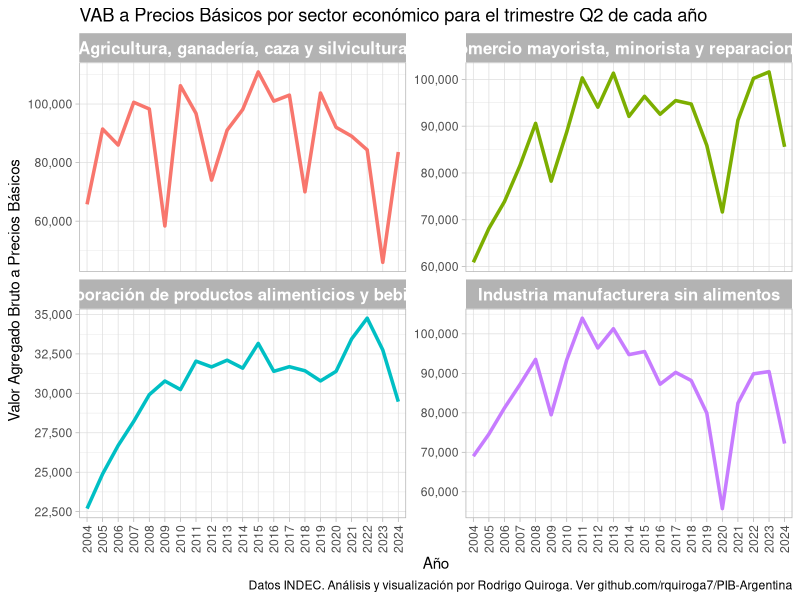
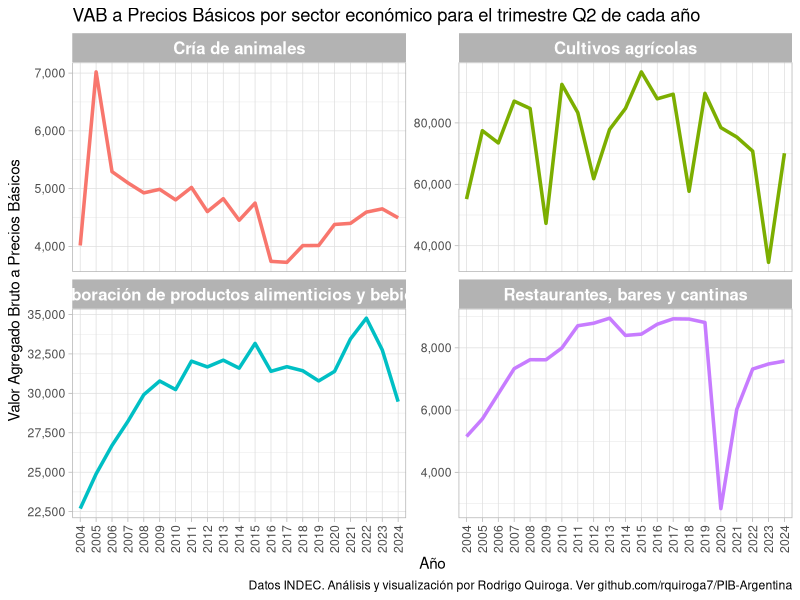
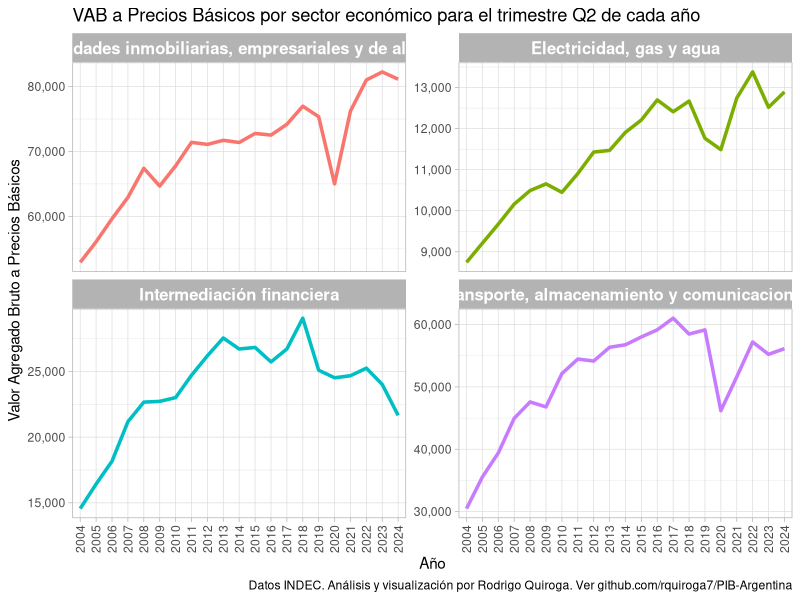
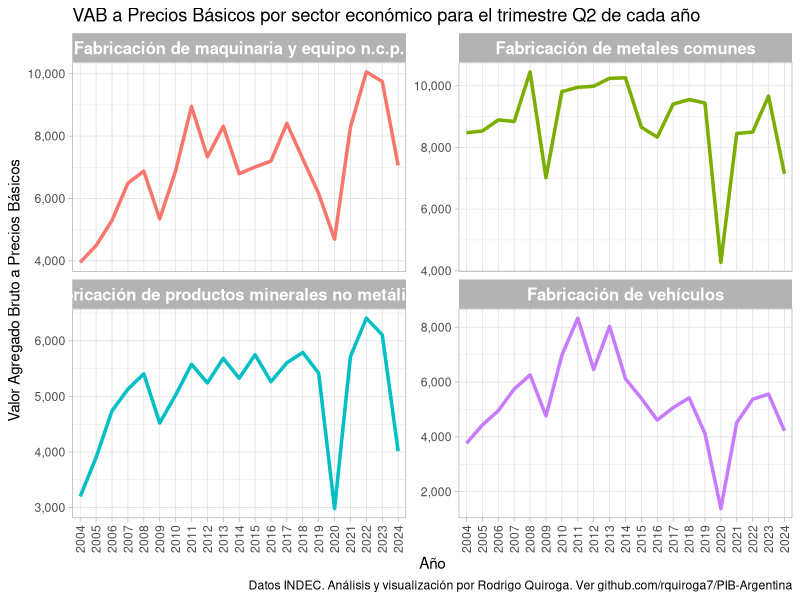
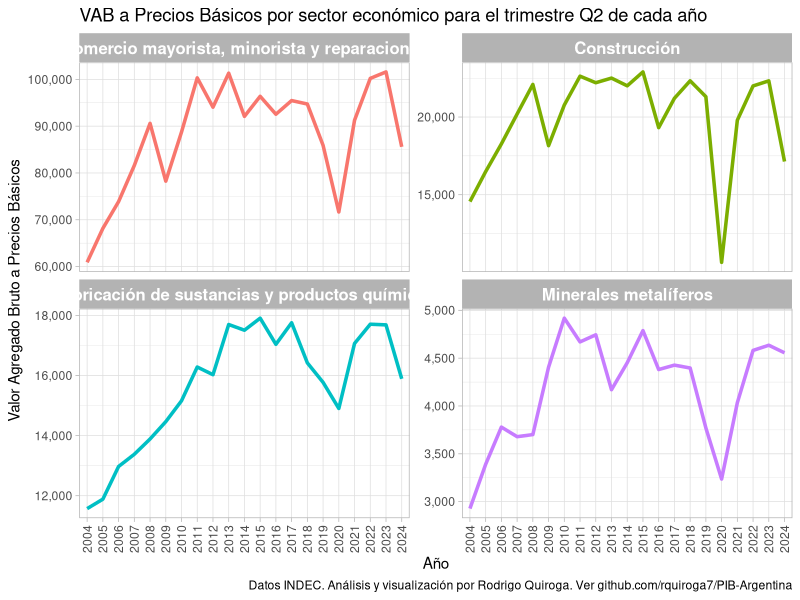
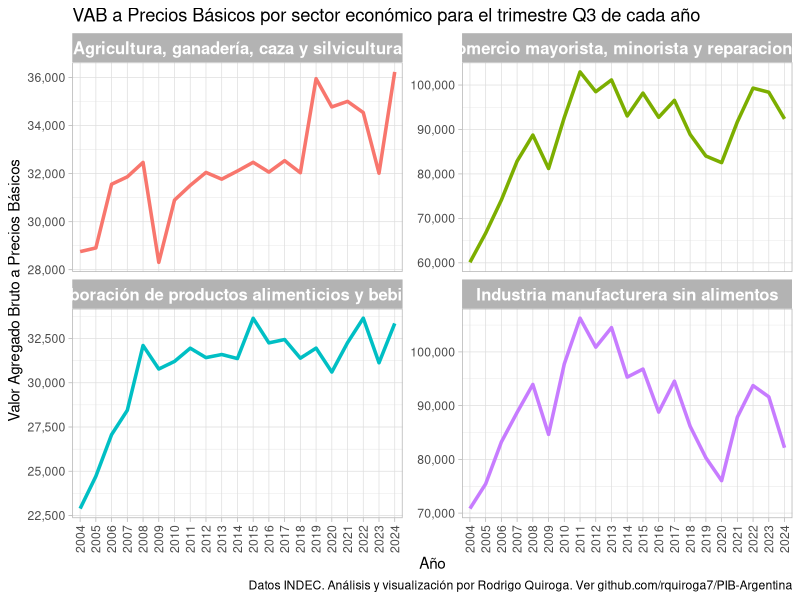
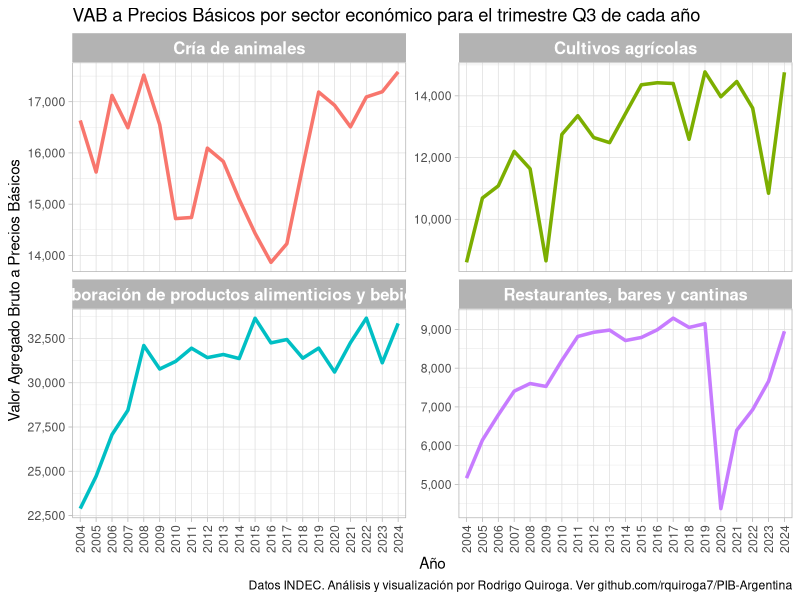
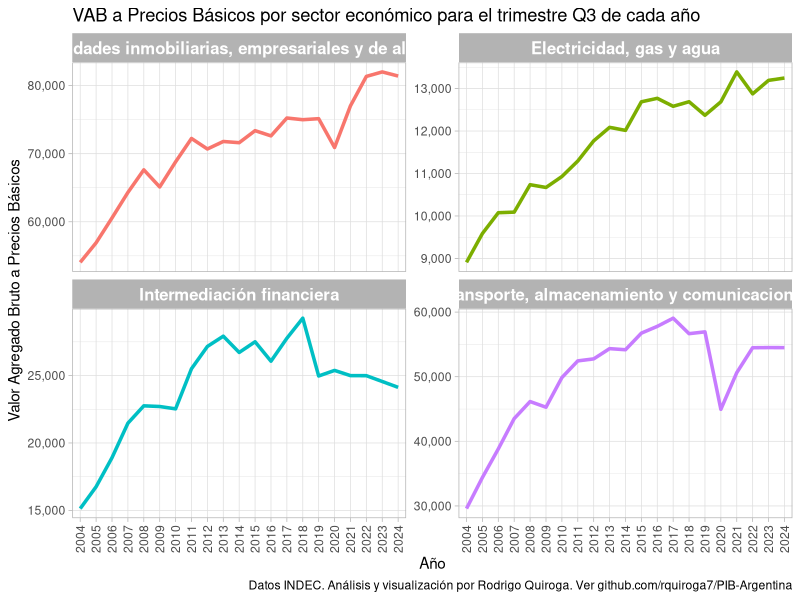

Reproduce these figures in R, in order. (Note: this script raises an error after producing the figures.)
# Load necessary libraries
library(tidyverse)
library(scales)
library(ggplot2)
# Read the CSV file
data <- read_csv("sh_VBP_VAB_12_24.csv",col_names = FALSE, skip=2)

# Identify columns to keep: column 1 and those not multiples of 6 or 6 + 1
columns_to_keep <- c(1, which(!(seq_along(data) %% 6 %in% c(0, 1))))

# Subset the data to keep only the identified columns
data <- data[, columns_to_keep]

#Remove rows 1 and 3
data <- data[-c(1,3),]
#Replace NA values with ""
data[is.na(data)] <- ""

#New dataframe combining data with years and quarters
# Replace row 2 with year row, starting at 2004, repeating 4 times each, except for 2024
years <- c("",rep(2004:2023, each = 4),2024,2024,2024)
quarters<-c("",rep(c("Q1","Q2","Q3","Q4"),times=20),c("Q1","Q2","Q3"))
data2 <- data.frame(rbind(years,quarters,data))

# Extract year and quarter information
years2 <- as.vector(data2[1, -1])
quarters2 <- as.vector(data2[2, -1])

# Extract name information
names <- as.vector(data2[-c(1, 2), 1])

# Pivot to long format
data_long <- data2[-c(1, 2), ] %>%
  pivot_longer(cols = -X1, names_to = "column", values_to = "value") %>%
  mutate(year = as.numeric(rep(years2, times = length(names))),
         quarter = rep(quarters2, times = length(names)),
         name = rep(names, each = length(years2))) %>%
  select(year, quarter, name, value)
data_long <- data_long %>%
  mutate(year = as.numeric(year),
         value = as.numeric(value))

#Create new name variable "Industria manufacturera sin alimentos", by substracting "Elaboración de productos alimenticios y bebidas" from "Industria manufacturera"
data_long <- data_long %>%
  group_by(year, quarter) %>%
  mutate(value = if_else(name == "Industria manufacturera", 
                         value - sum(value[name == "Elaboración de productos alimenticios y bebidas"], na.rm = TRUE), 
                         value),
         name = if_else(name == "Industria manufacturera", "Industria manufacturera sin alimentos", name)) %>%
  ungroup()

#Shorten some names using case_when
data_long <- data_long %>%
  mutate(name = case_when(
    name == "Fabricación de vehículos automotores, remolques y semirremolques" ~ "Fabricación de vehículos",
    name == "Extracción de minerales metalíferos. Explotación de minas y canteras n.c.p." ~ "Minerales metalíferos",
    TRUE ~ name))

# Define the plotting function
plot_evolution <- function(data, names, filename,quarters) {
  data %>%
    filter(name %in% names) %>%
    filter(quarter %in% quarters) %>%
    ggplot(aes(x = year, y = value, color = name)) +
    geom_line(size=1.2) +
    ylab("Valor Agregado Bruto a Precios Básicos") +
    xlab("Año") +
    ggtitle(paste0("VAB a Precios Básicos por sector económico para el trimestre ",quarters," de cada año")) +
    facet_wrap(~name, scales = "free_y", ncol = 2) +
    theme_light() +
    scale_y_continuous(labels = comma) +
    scale_x_continuous(expand = c(0, 0.5), minor_breaks = NULL,breaks=seq(2004,2024,1)) +
    theme(axis.text.x = element_text(angle = 90, hjust = 1, vjust = 0.5),
          legend.position = "none",
          strip.text = element_text(size = 12, face = "bold"))+
    labs(caption = "Datos INDEC. Análisis y visualización por Rodrigo Quiroga. Ver github.com/rquiroga7/PIB-Argentina")
    ggsave(paste0(filename,"_",quarters,".png"), dpi = 300)
}

# Create the plots
for (quarter in c("Q2", "Q3")) {
  plot_evolution(data_long, c("Agricultura, ganadería, caza y silvicultura", "Elaboración de productos alimenticios y bebidas", "Industria manufacturera sin alimentos", "Comercio mayorista, minorista y reparaciones"), "grandes", quarter)
  
  # suben
  plot_evolution(data_long, c("Cultivos agrícolas", "Elaboración de productos alimenticios y bebidas", "Restaurantes, bares y cantinas", "Cría de animales"), "suben", quarter)
  
  # iguales
  plot_evolution(data_long, c("Electricidad, gas y agua", "Transporte, almacenamiento y comunicaciones", "Intermediación financiera", "Actividades inmobiliarias, empresariales y de alquiler"), "iguales", quarter)
  
  # bajan1
  plot_evolution(data_long, c("Fabricación de productos minerales no metálicos", "Fabricación de metales comunes", "Fabricación de maquinaria y equipo n.c.p.", "Fabricación de vehículos"), "bajan1", quarter)
  
  # bajan2
  plot_evolution(data_long, c("Fabricación de sustancias y productos químicos", "Construcción", "Comercio mayorista, minorista y reparaciones", "Minerales metalíferos"), "bajan2", quarter)
}

data_long2 <- data_long %>%
    mutate(fecha = as.yearqtr(paste0(year, quarter)))


plot_evolutionall <- function(data, names, filename) {
  data %>%
    filter(name %in% names) %>%
    ggplot(aes(x = fecha, y = value, color = name)) +
    geom_line(size=1.2) +
    ylab("Valor Agregado Bruto a Precios Básicos") +
    xlab("Año") +
    ggtitle(paste0("VAB a Precios Básicos por sector económico para cada trimestre 2004-2024")) +
    facet_wrap(~name, scales = "free_y", ncol = 2) +
    theme_light() +
    #Label each third quarter with a dot
    geom_point(data = data %>%  filter(name %in% names) %>% filter(quarter == "Q3"), aes(x = fecha, y = value,color=name), size = 2) +
    scale_y_continuous(labels = comma) +
    zoo::scale_x_yearqtr(format = '%Y-T%q',expand = c(0, 0.22), minor_breaks = NULL, breaks = seq(2004.50, 2024.50, 1)) +
    theme(axis.text.x = element_text(angle = 90, hjust = 1, vjust = 0.5),
          legend.position = "none",
          strip.text = element_text(size = 12, face = "bold"))+
    labs(caption = "Datos INDEC. Análisis y visualización por Rodrigo Quiroga. Ver github.com/rquiroga7/PIB-Argentina")
    ggsave(paste0(filename,".png"), dpi = 300)
}

plot_evolutionall(data_long2, c("Agricultura, ganadería, caza y silvicultura", "Elaboración de productos alimenticios y bebidas", "Industria manufacturera sin alimentos", "Comercio mayorista, minorista y reparaciones"), "grandes")
plot_evolutionall(data_long2, c("Cultivos agrícolas", "Elaboración de productos alimenticios y bebidas", "Restaurantes, bares y cantinas", "Cría de animales"), "suben")
plot_evolutionall(data_long2, c("Electricidad, gas y agua", "Transporte, almacenamiento y comunicaciones", "Intermediación financiera", "Actividades inmobiliarias, empresariales y de alquiler"), "iguales")
plot_evolutionall(data_long2, c("Fabricación de productos minerales no metálicos", "Fabricación de metales comunes", "Fabricación de maquinaria y equipo n.c.p.", "Fabricación de vehículos"), "bajan1")
plot_evolutionall(data_long2, c("Fabricación de sustancias y productos químicos", "Construcción", "Comercio mayorista, minorista y reparaciones", "Minerales metalíferos"), "bajan2")
